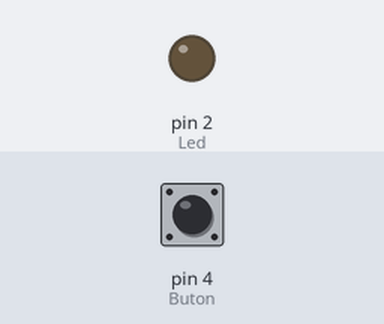
This sketch was run on a simulated Arduino Uno, built with avr-gcc and run on an emulated ATmega328P. On the bench: output pins drawn as LEDs (lit = HIGH). The test bench sets the inputs (shaded band); at power-on: pin 4 (Buton) LOW.

Above: at 1.2 s.
1.3 s: pin 4 (Buton) pulled HIGH for 0.15 s
At 2.2 s:
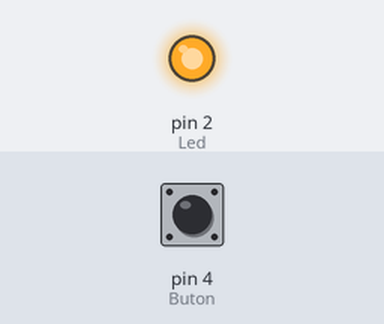
2.9 s: pin 4 (Buton) pulled HIGH for 1 s
At 3.4 s:
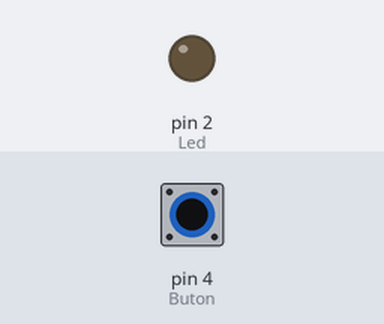
5.4 s: pin 4 (Buton) pulled HIGH for 3.2 s
At 6.5 s:
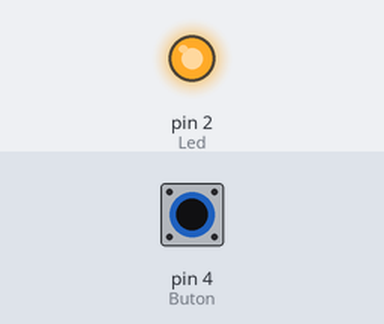
Timing chart, 0 to 8.4 s (numbered marks = the images above; inputs shaded):
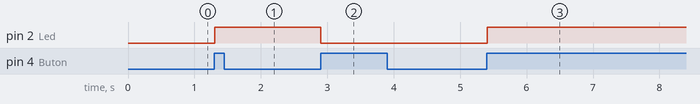

Measured:
- after the input at 1.3 s, pin 2 (Led): LOW → HIGH at once
- after the input at 2.9 s, pin 2 (Led): HIGH → LOW at once
- after the input at 5.4 s, pin 2 (Led): LOW → HIGH at once

The sketch:

buton_ile_led_kontrolu.ino
```cpp
const int Led=2;
const int Buton=4;
boolean oncekiDurum=LOW;
boolean simdikiDurum=LOW;
boolean ledAcikmi=false;

void setup()
{
  pinMode(Led, OUTPUT);
  pinMode(Buton, INPUT);
}

boolean butonKontrol(boolean sonBtnDgr)
{
  boolean simdiki=digitalRead(Buton);
  if(sonBtnDgr!=simdiki)
  {
    delay(5);
    simdiki=digitalRead(Buton);
    return simdiki;
  }
}

void loop()
{

  simdikiDurum=butonKontrol(oncekiDurum);

  if(oncekiDurum==LOW && simdikiDurum==HIGH)
  {
    ledAcikmi= !ledAcikmi;
  }
  oncekiDurum=simdikiDurum;
  digitalWrite(Led, ledAcikmi);
}
```
